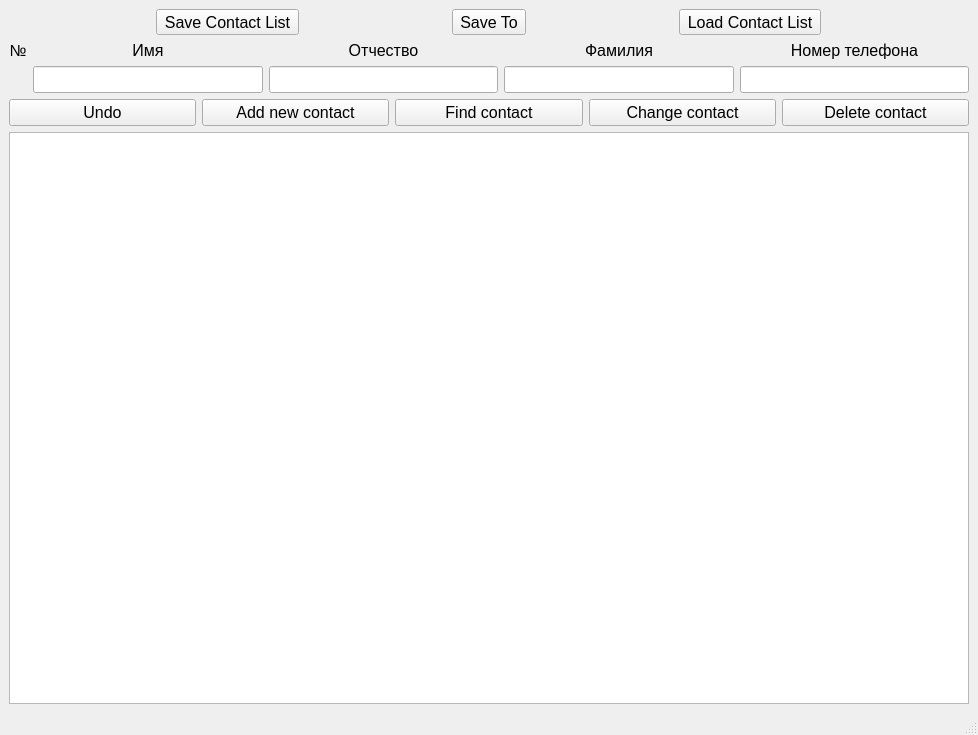
<?xml version="1.0" encoding="UTF-8"?>
<ui version="4.0">
 <class>C</class>
 <widget class="QMainWindow" name="C">
  <property name="geometry">
   <rect>
    <x>0</x>
    <y>0</y>
    <width>978</width>
    <height>735</height>
   </rect>
  </property>
  <property name="windowTitle">
   <string>MainWindow</string>
  </property>
  <widget class="QWidget" name="centralwidget">
   <layout class="QVBoxLayout" name="verticalLayout_2">
    <item>
     <layout class="QHBoxLayout" name="horizontalLayout_2">
      <item>
       <widget class="QToolButton" name="SaveListButton">
        <property name="font">
         <font>
          <pointsize>12</pointsize>
         </font>
        </property>
        <property name="text">
         <string>Save Contact List</string>
        </property>
       </widget>
      </item>
      <item>
       <widget class="QToolButton" name="SaveToButton">
        <property name="font">
         <font>
          <pointsize>12</pointsize>
         </font>
        </property>
        <property name="text">
         <string>Save To</string>
        </property>
       </widget>
      </item>
      <item>
       <widget class="QToolButton" name="LoadListButton">
        <property name="font">
         <font>
          <pointsize>12</pointsize>
         </font>
        </property>
        <property name="text">
         <string>Load Contact List</string>
        </property>
       </widget>
      </item>
     </layout>
    </item>
    <item>
     <layout class="QGridLayout" name="gridLayout">
      <item row="2" column="3">
       <widget class="QLineEdit" name="SurnameEdit">
        <property name="font">
         <font>
          <pointsize>12</pointsize>
         </font>
        </property>
       </widget>
      </item>
      <item row="1" column="2">
       <widget class="QLabel" name="label_3">
        <property name="sizePolicy">
         <sizepolicy hsizetype="Minimum" vsizetype="Minimum">
          <horstretch>0</horstretch>
          <verstretch>0</verstretch>
         </sizepolicy>
        </property>
        <property name="font">
         <font>
          <pointsize>12</pointsize>
         </font>
        </property>
        <property name="text">
         <string>Отчество</string>
        </property>
        <property name="alignment">
         <set>Qt::AlignCenter</set>
        </property>
       </widget>
      </item>
      <item row="2" column="4">
       <widget class="QLineEdit" name="TelEdit">
        <property name="font">
         <font>
          <pointsize>12</pointsize>
         </font>
        </property>
       </widget>
      </item>
      <item row="2" column="2">
       <widget class="QLineEdit" name="PatronEdit">
        <property name="font">
         <font>
          <pointsize>12</pointsize>
         </font>
        </property>
       </widget>
      </item>
      <item row="1" column="3">
       <widget class="QLabel" name="label_2">
        <property name="sizePolicy">
         <sizepolicy hsizetype="Minimum" vsizetype="Minimum">
          <horstretch>0</horstretch>
          <verstretch>0</verstretch>
         </sizepolicy>
        </property>
        <property name="font">
         <font>
          <pointsize>12</pointsize>
         </font>
        </property>
        <property name="text">
         <string>Фамилия</string>
        </property>
        <property name="alignment">
         <set>Qt::AlignCenter</set>
        </property>
       </widget>
      </item>
      <item row="2" column="0">
       <widget class="QLabel" name="NumberLabel">
        <property name="font">
         <font>
          <pointsize>12</pointsize>
         </font>
        </property>
        <property name="text">
         <string/>
        </property>
       </widget>
      </item>
      <item row="1" column="1">
       <widget class="QLabel" name="label">
        <property name="sizePolicy">
         <sizepolicy hsizetype="Minimum" vsizetype="Minimum">
          <horstretch>0</horstretch>
          <verstretch>0</verstretch>
         </sizepolicy>
        </property>
        <property name="font">
         <font>
          <pointsize>12</pointsize>
         </font>
        </property>
        <property name="text">
         <string>Имя</string>
        </property>
        <property name="alignment">
         <set>Qt::AlignCenter</set>
        </property>
       </widget>
      </item>
      <item row="1" column="4">
       <widget class="QLabel" name="label_4">
        <property name="sizePolicy">
         <sizepolicy hsizetype="Minimum" vsizetype="Minimum">
          <horstretch>0</horstretch>
          <verstretch>0</verstretch>
         </sizepolicy>
        </property>
        <property name="font">
         <font>
          <pointsize>12</pointsize>
         </font>
        </property>
        <property name="text">
         <string>Номер телефона</string>
        </property>
        <property name="alignment">
         <set>Qt::AlignCenter</set>
        </property>
       </widget>
      </item>
      <item row="1" column="0">
       <widget class="QLabel" name="label_6">
        <property name="sizePolicy">
         <sizepolicy hsizetype="Minimum" vsizetype="Minimum">
          <horstretch>0</horstretch>
          <verstretch>0</verstretch>
         </sizepolicy>
        </property>
        <property name="font">
         <font>
          <pointsize>12</pointsize>
         </font>
        </property>
        <property name="text">
         <string>№</string>
        </property>
        <property name="alignment">
         <set>Qt::AlignCenter</set>
        </property>
       </widget>
      </item>
      <item row="2" column="1">
       <widget class="QLineEdit" name="NameEdit">
        <property name="font">
         <font>
          <pointsize>12</pointsize>
         </font>
        </property>
       </widget>
      </item>
     </layout>
    </item>
    <item>
     <layout class="QHBoxLayout" name="horizontalLayout">
      <item>
       <widget class="QPushButton" name="UndoButton">
        <property name="font">
         <font>
          <pointsize>12</pointsize>
         </font>
        </property>
        <property name="text">
         <string>Undo</string>
        </property>
       </widget>
      </item>
      <item>
       <widget class="QPushButton" name="AddButton">
        <property name="font">
         <font>
          <pointsize>12</pointsize>
         </font>
        </property>
        <property name="text">
         <string>Add new contact</string>
        </property>
       </widget>
      </item>
      <item>
       <widget class="QPushButton" name="FindButton">
        <property name="font">
         <font>
          <pointsize>12</pointsize>
         </font>
        </property>
        <property name="text">
         <string>Find contact</string>
        </property>
       </widget>
      </item>
      <item>
       <widget class="QPushButton" name="ChangeButton">
        <property name="font">
         <font>
          <pointsize>12</pointsize>
         </font>
        </property>
        <property name="text">
         <string>Change contact</string>
        </property>
       </widget>
      </item>
      <item>
       <widget class="QPushButton" name="DeleteButton">
        <property name="font">
         <font>
          <pointsize>12</pointsize>
         </font>
        </property>
        <property name="text">
         <string>Delete contact</string>
        </property>
       </widget>
      </item>
     </layout>
    </item>
    <item>
     <layout class="QVBoxLayout" name="verticalLayout">
      <item>
       <widget class="QListWidget" name="listWidget"/>
      </item>
     </layout>
    </item>
   </layout>
  </widget>
  <widget class="QMenuBar" name="menubar">
   <property name="geometry">
    <rect>
     <x>0</x>
     <y>0</y>
     <width>978</width>
     <height>26</height>
    </rect>
   </property>
  </widget>
  <widget class="QStatusBar" name="statusbar"/>
 </widget>
 <resources/>
 <connections/>
</ui>
